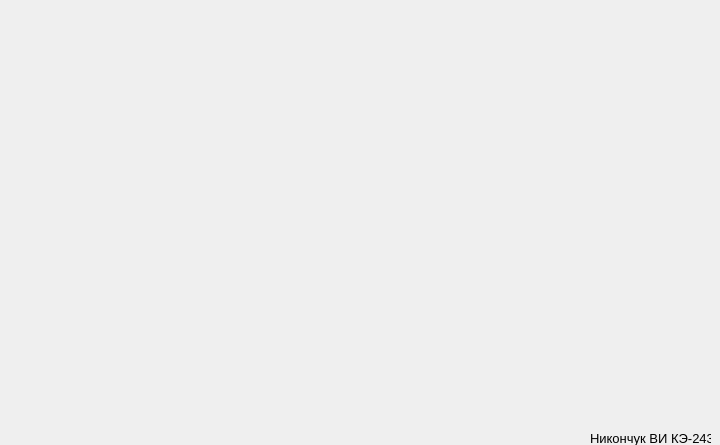
<?xml version="1.0" encoding="UTF-8"?>
<ui version="4.0">
 <class>StartWindow</class>
 <widget class="QDialog" name="StartWindow">
  <property name="enabled">
   <bool>true</bool>
  </property>
  <property name="geometry">
   <rect>
    <x>0</x>
    <y>0</y>
    <width>720</width>
    <height>445</height>
   </rect>
  </property>
  <property name="minimumSize">
   <size>
    <width>720</width>
    <height>445</height>
   </size>
  </property>
  <property name="maximumSize">
   <size>
    <width>720</width>
    <height>445</height>
   </size>
  </property>
  <property name="windowTitle">
   <string>Dialog</string>
  </property>
  <widget class="QLabel" name="screensaver">
   <property name="geometry">
    <rect>
     <x>0</x>
     <y>0</y>
     <width>721</width>
     <height>441</height>
    </rect>
   </property>
   <property name="text">
    <string/>
   </property>
  </widget>
  <widget class="QLabel" name="label">
   <property name="geometry">
    <rect>
     <x>590</x>
     <y>430</y>
     <width>121</width>
     <height>16</height>
    </rect>
   </property>
   <property name="font">
    <font>
     <pointsize>10</pointsize>
    </font>
   </property>
   <property name="text">
    <string>Никончук ВИ КЭ-243</string>
   </property>
  </widget>
 </widget>
 <resources/>
 <connections/>
</ui>
